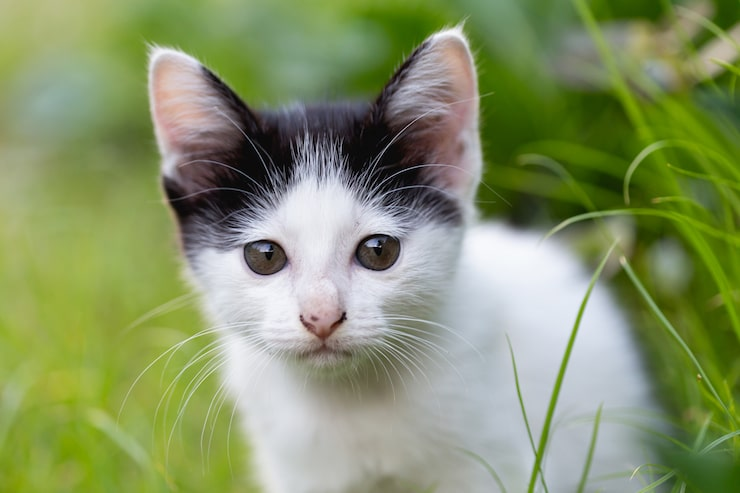
#> input picture cat.jpg, 740 x 493 px
$ jupyter execute 20.ipynb
#> lines starting #> are read from the running program, lines starting #| are printed output that depends on the picture; after the words box and inside, x2 and y2 are one past the last pixel; in counts of white or black regions, pixels touching at a corner belong together
**Purpose:** Imports libraries for threshold-based segmentation and visualization.

[cell 1]
import cv2
import numpy as np
import matplotlib.pyplot as plt

**Purpose:** Defines global thresholding that converts pixels to binary values.

[cell 2]
def global_threshold(img, threshold):

    rows, cols = img.shape
    result = np.zeros((rows, cols), dtype=np.uint8)

    for i in range(rows):
        for j in range(cols):

            if img[i, j] >= threshold:
                result[i, j] = 255
            else:
                result[i, j] = 0

    return result

**Purpose:** Defines adaptive thresholding based on each pixel neighborhood mean.

[cell 3]
def adaptive_threshold(img, block_size, C):

    rows, cols = img.shape
    result = np.zeros((rows, cols), dtype=np.uint8)

    half = block_size // 2

    for i in range(half, rows - half):
        for j in range(half, cols - half):

            region = img[
                i-half:i+half+1,
                j-half:j+half+1
            ]

            local_mean = np.mean(region)
            threshold = local_mean - C

            if img[i, j] >= threshold:
                result[i, j] = 255
            else:
                result[i, j] = 0

    return result

**Purpose:** Defines region growing from a seed using a pixel-intensity tolerance.

[cell 4]
def region_growing(img, seed_x, seed_y, threshold):

    rows, cols = img.shape
    result = np.zeros((rows, cols), dtype=np.uint8)

    seed_value = int(img[seed_x, seed_y])

    stack = [(seed_x, seed_y)]
    result[seed_x, seed_y] = 255

    while len(stack) > 0:

        x, y = stack.pop()

        # Check 4 neighboring pixels
        neighbors = [
            (x-1, y),
            (x+1, y),
            (x, y-1),
            (x, y+1)
        ]

        for nx, ny in neighbors:

            if 0 <= nx < rows and 0 <= ny < cols:

                if result[nx, ny] == 0:

                    difference = abs(
                        int(img[nx, ny]) - seed_value
                    )

                    if difference <= threshold:

                        result[nx, ny] = 255
                        stack.append((nx, ny))

    return result

**Purpose:** Runs global and adaptive thresholding plus region growing, then displays each result.

[cell 5]
img = cv2.imread("../cat.jpg", 0)
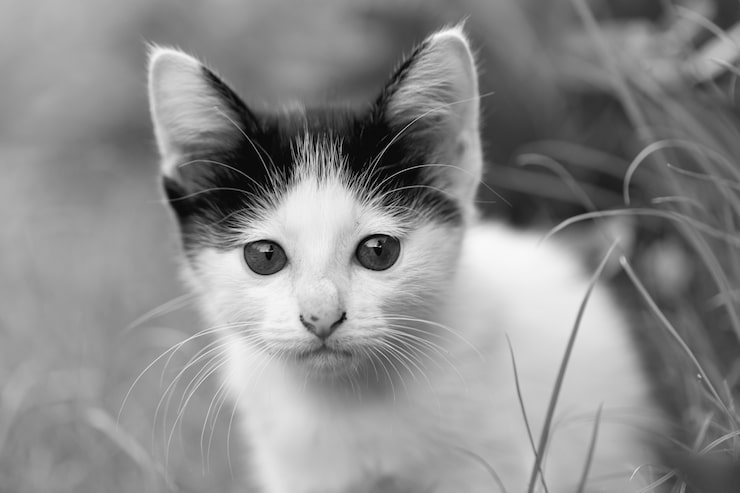
#> img: shape (493, 740); min 0, max 251, mean 138.8

if img is None:
    print("Image not found!")
    exit()


# Apply Thresholding
global_result = global_threshold(img, 127)
#> after the loop in global_threshold, `for i in range(rows):`:
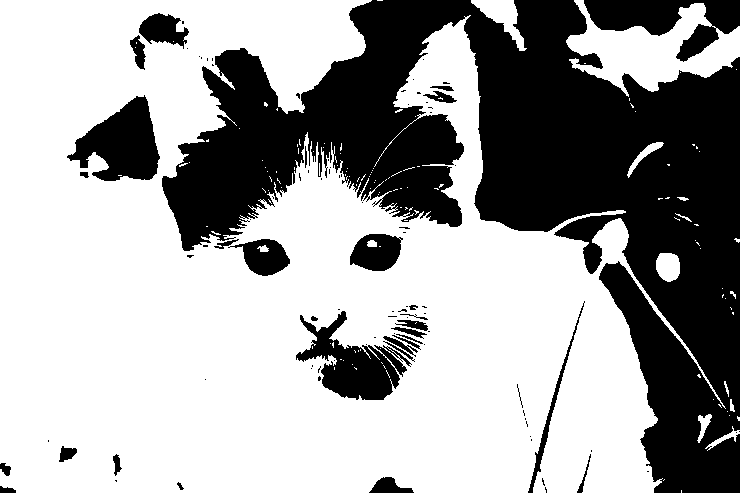
#> result: shape (493, 740); 63.9% white; 96 black regions (65 under 20 px), largest, box (x1, y1, x2, y2) and area: (162, 0, 740, 493) 110808, (67, 95, 160, 181) 4599, (584, 0, 740, 62) 4590

adaptive_result = adaptive_threshold(
    img, block_size=15, C=5
)
#> after the loop in adaptive_threshold, `for i in range(half, rows - half):`:
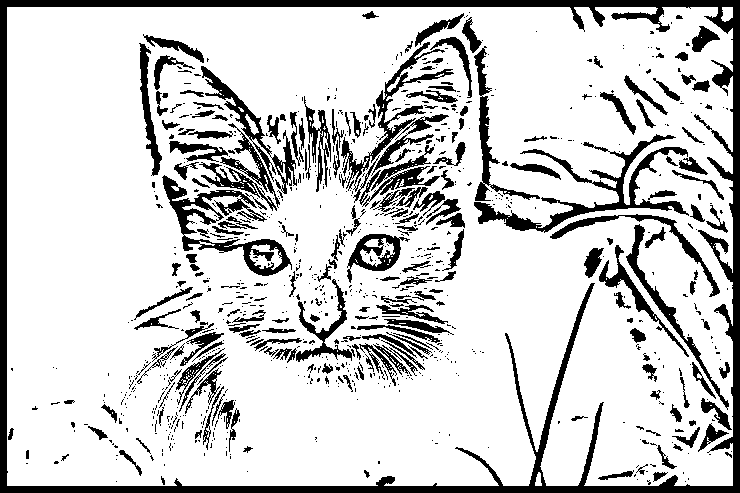
#> result: shape (493, 740); 80.9% white; 897 black regions (670 under 20 px), largest, box (x1, y1, x2, y2) and area: (0, 0, 740, 493) 22183, (474, 134, 689, 233) 3624, (162, 175, 292, 276) 3057


# Apply Region Growing
region_result = region_growing(
    img,
    seed_x=img.shape[0] // 2,
    seed_y=img.shape[1] // 2,
    threshold=20
)
#> in region_growing, `seed_value = int(img[seed_x, seed_y])`: seed_value = 173
#> after the loop in region_growing, `while len(stack) > 0:`:
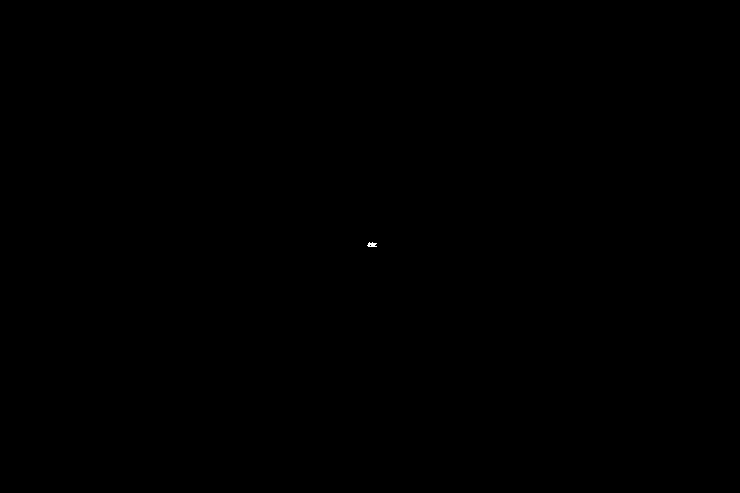
#> result: shape (493, 740); 0.01% white in thin lines or dots, all inside (x1, y1, x2, y2) = (367, 242, 377, 247)
#> after the loop in region_growing, `while len(stack) > 0:`: stack = []


# Display Results
plt.figure(figsize=(12, 8))

plt.subplot(2, 2, 1)
plt.imshow(img, cmap='gray')
plt.title("Original Image")
plt.axis("off")

plt.subplot(2, 2, 2)
plt.imshow(global_result, cmap='gray')
plt.title("Global Thresholding")
plt.axis("off")

plt.subplot(2, 2, 3)
plt.imshow(adaptive_result, cmap='gray')
plt.title("Adaptive Thresholding")
plt.axis("off")

plt.subplot(2, 2, 4)
plt.imshow(region_result, cmap='gray')
plt.title("Region Growing")
plt.axis("off")

plt.tight_layout()
plt.show()
